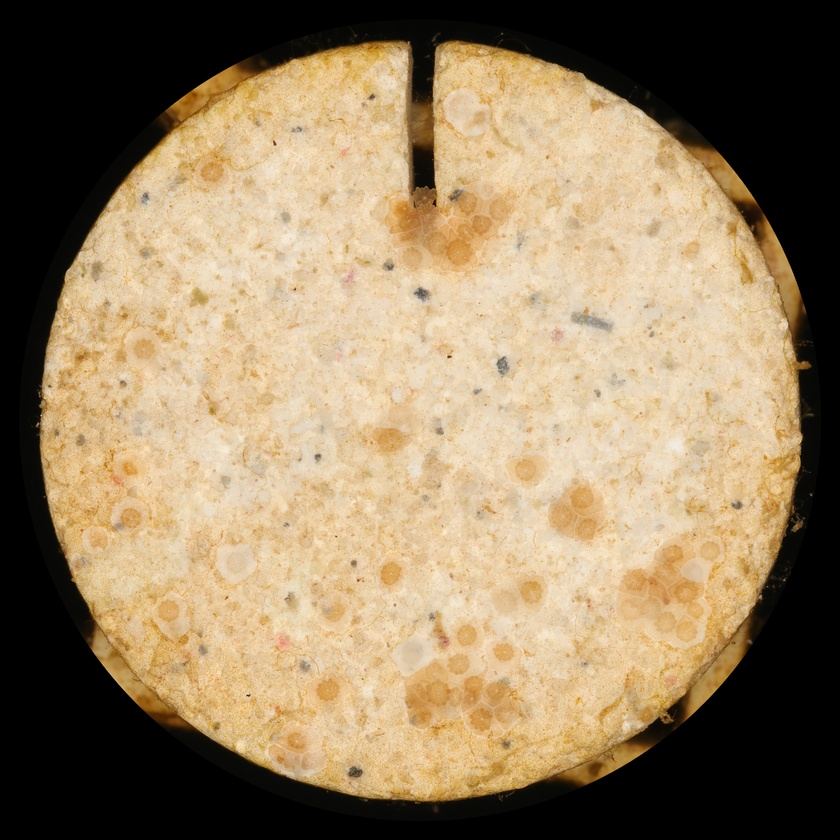
#> input picture images/32_T2_6_timepoint0.JPG, 840 x 840 px, shrunk from 3532 x 3532 before the run; its folder holds only this picture in this run
$ python texture_based.py
#> lines starting #> are read from the running program, lines starting #| are printed output that depends on the picture; after the words box and inside, x2 and y2 are one past the last pixel; in counts of white or black regions, pixels touching at a corner belong together
import glob
import os
import numpy as np
import cv2 as cv
from skimage.filters import gabor

# Directories for input images and saving results
IMAGES_PATH = r'C:\Users\az1do\Downloads\Compressed\CS136-TermProject-CoralBabies-main\CS136-TermProject-CoralBabies-main\images'
SAVE_DIR = r'C:\Users\az1do\Downloads\Compressed\CS136-TermProject-CoralBabies-main\CS136-TermProject-CoralBabies-main\src\segmentation\Texture_Based'

class Image:
    img = None
    name = ''

    def __init__(self, filepath):
        self.name, _ = os.path.splitext(os.path.basename(filepath))
        self.img = cv.imread(filepath)
        if self.img is None:
            print(f"Failed to load image: {filepath}")

def save_img(frame_name, img):
    if not os.path.exists(SAVE_DIR):
        os.makedirs(SAVE_DIR)  # Ensure save directory exists

    if img is not None:
        save_path = os.path.join(SAVE_DIR, f"{frame_name}_texture_based.jpg")
        print(f"Saving image: {frame_name}_texture_based.jpg\n")
        cv.imwrite(save_path, img)
    else:
        print("No image to save!\n")

def texture_based_segmentation(image):
    print("Applying Texture-Based Segmentation ...")

    # Convert the image to grayscale for texture processing
    gray = cv.cvtColor(image.img, cv.COLOR_BGR2GRAY)

    # Define Gabor filter parameters
    frequencies = [0.1, 0.2, 0.3]  # Example frequencies
    thetas = [0, np.pi/4, np.pi/2, 3*np.pi/4]  # Directions

    # Initialize an empty array to store the texture responses
    texture_features = np.zeros_like(gray, dtype=np.float32)

    # Apply Gabor filters to extract texture information
    for frequency in frequencies:
        for theta in thetas:
            filtered_real, _ = gabor(gray, frequency=frequency, theta=theta)
            texture_features += np.abs(filtered_real)  # Combine filter responses

    # Normalize texture features to 0-255 range
    texture_features = cv.normalize(texture_features, None, 0, 255, cv.NORM_MINMAX).astype(np.uint8)

    # Thresholding for segmentation (Otsu's method)
    _, segmented_image = cv.threshold(texture_features, 0, 255, cv.THRESH_BINARY + cv.THRESH_OTSU)

    return segmented_image

def process_images():
    Images = glob.glob(os.path.join(IMAGES_PATH, "*.JPG"))  # Load images from the directory

    if Images:
        print(f"Found {len(Images)} images. Starting processing...\n")

        for i, filepath in enumerate(Images, start=1):
            image = Image(filepath)
            if image.img is not None:
                print(f"Processing image {i}/{len(Images)}: {image.name}")
                result = texture_based_segmentation(image)
                if result is not None:
                    save_img(image.name, result)
            else:
                print(f"Skipping image {i}/{len(Images)} due to load error.")
#> this loop made 1 pass
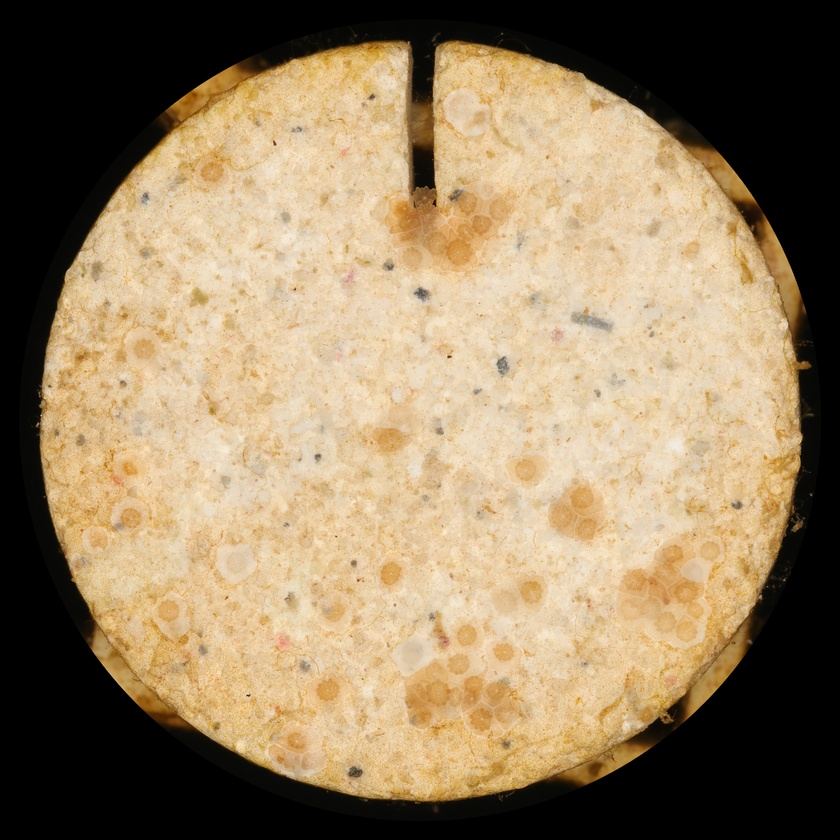
#> input picture images/32_T2_6_timepoint0.JPG, 840 x 840 px, shrunk from 3532 x 3532 before the run
#> pass 1, in texture_based_segmentation, `gray = cv.cvtColor(image.img, cv.COLOR_BGR2GRAY)`:
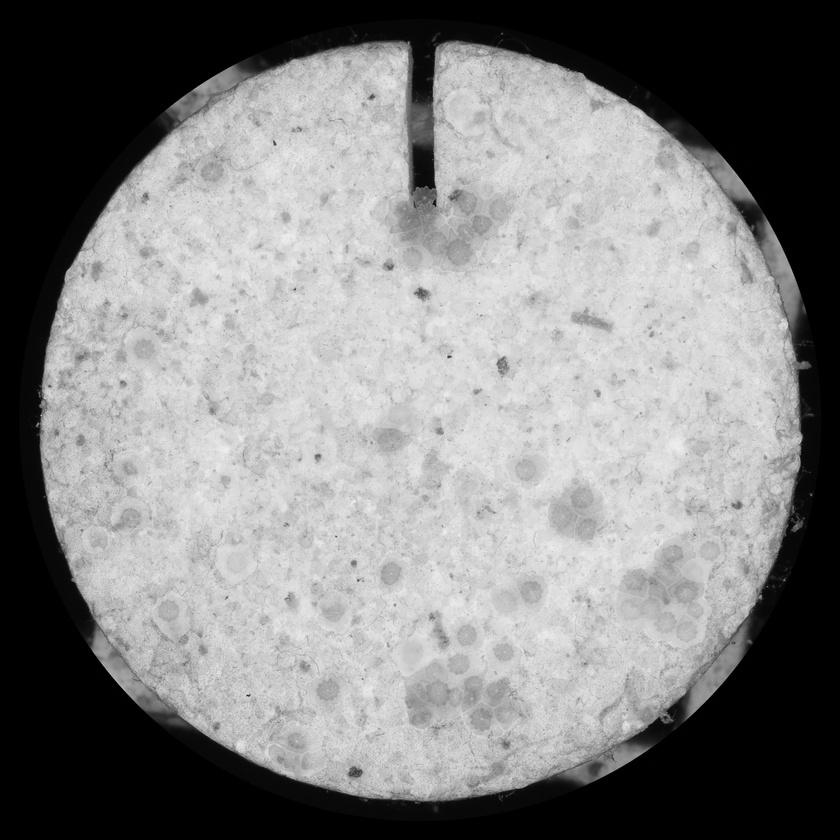
#> gray: shape (840, 840); min 0, max 241, mean 130.6
#> pass 1, in save_img, `cv.imwrite(save_path, img)`:
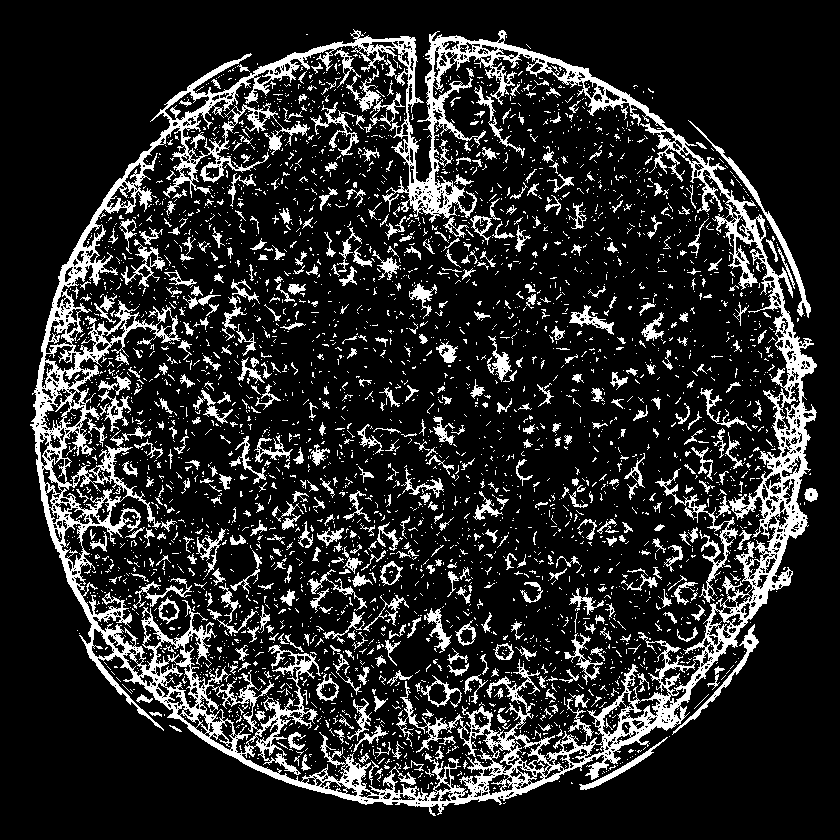
#> saved as 32_T2_6_timepoint0_texture_based.jpg: shape (840, 840); 16.3% white; 3801 white regions (3250 under 20 px), largest, box (x1, y1, x2, y2) and area: (30, 29, 817, 816) 59115, (655, 468, 738, 603) 1182, (688, 120, 811, 318) 1099
    else:
        print("No images found in the specified directory!\n")

    print("Processing complete!")

if __name__ == "__main__":
    process_images()

$ run again, on images/33.5_T1_4_timepoint0.JPG
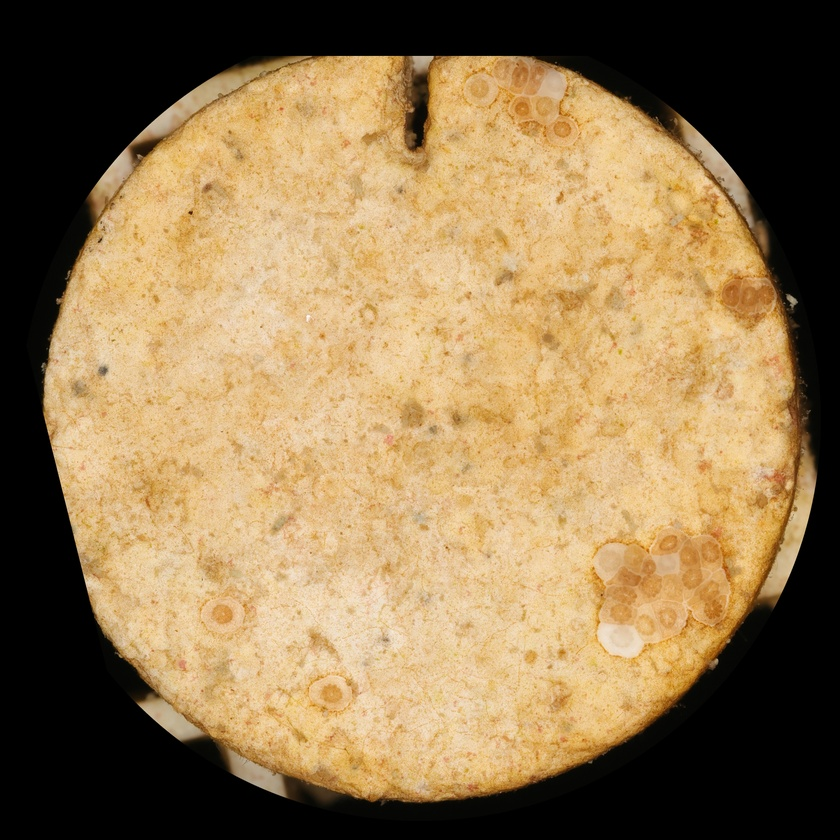
#> input picture images/33.5_T1_4_timepoint0.JPG, 840 x 840 px, shrunk from 3636 x 3636 before the run
#> the loop in process_images, `for i, filepath in enumerate(Images, start=1):` made 1 pass
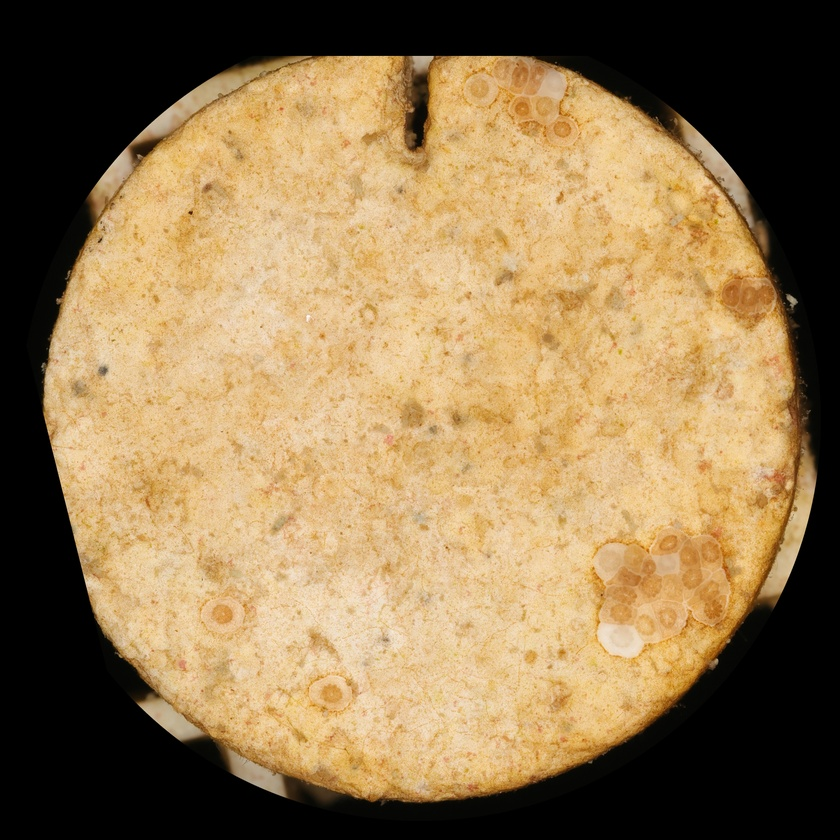
#> input picture images/33.5_T1_4_timepoint0.JPG, 840 x 840 px, shrunk from 3636 x 3636 before the run
#> pass 1, in texture_based_segmentation, `gray = cv.cvtColor(image.img, cv.COLOR_BGR2GRAY)`:
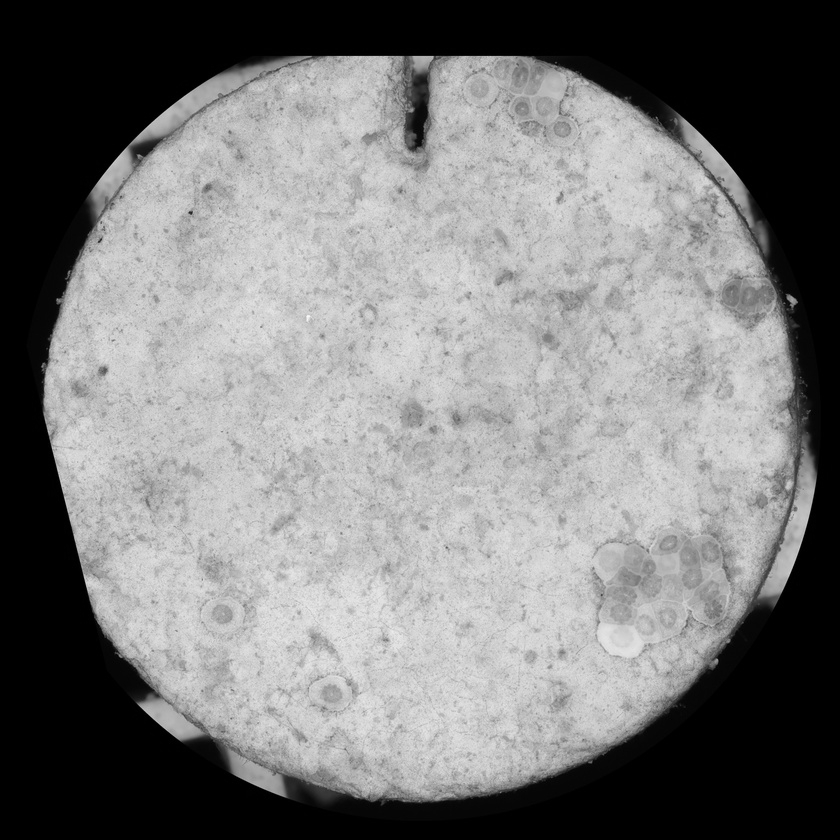
#> gray: shape (840, 840); min 0, max 248, mean 123.3
#> pass 1, in save_img, `cv.imwrite(save_path, img)`:
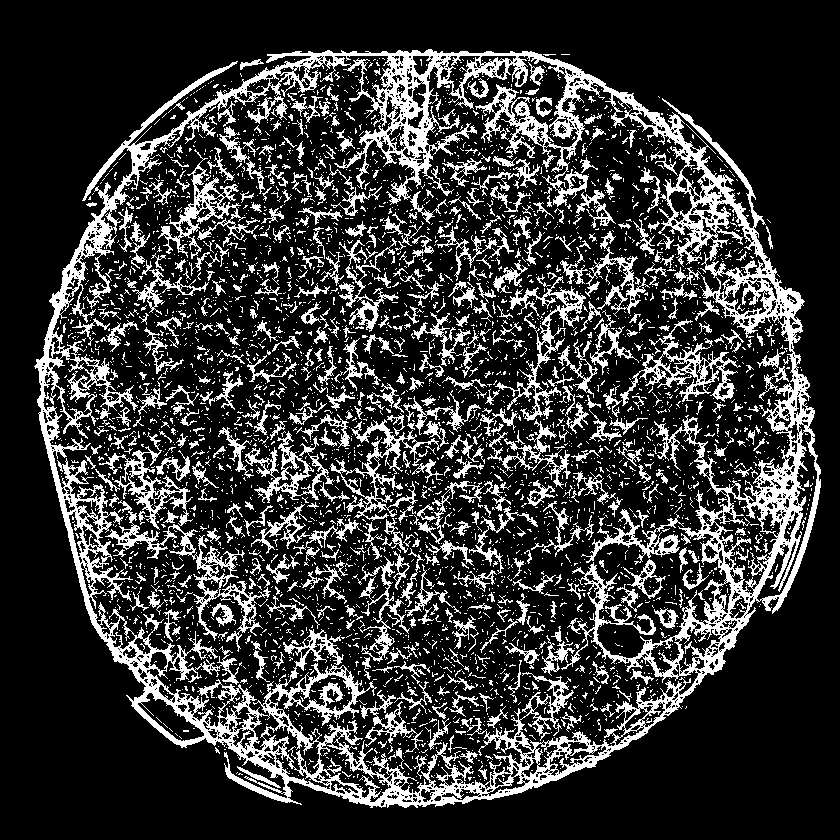
#> saved as 33.5_T1_4_timepoint0_texture_based.jpg: shape (840, 840); 21.3% white; 4254 white regions (3721 under 20 px), largest, box (x1, y1, x2, y2) and area: (34, 49, 821, 808) 68676, (105, 500, 271, 652) 2887, (620, 319, 741, 406) 2236

$ run again, on images/32_T2_6_timepoint1.JPG
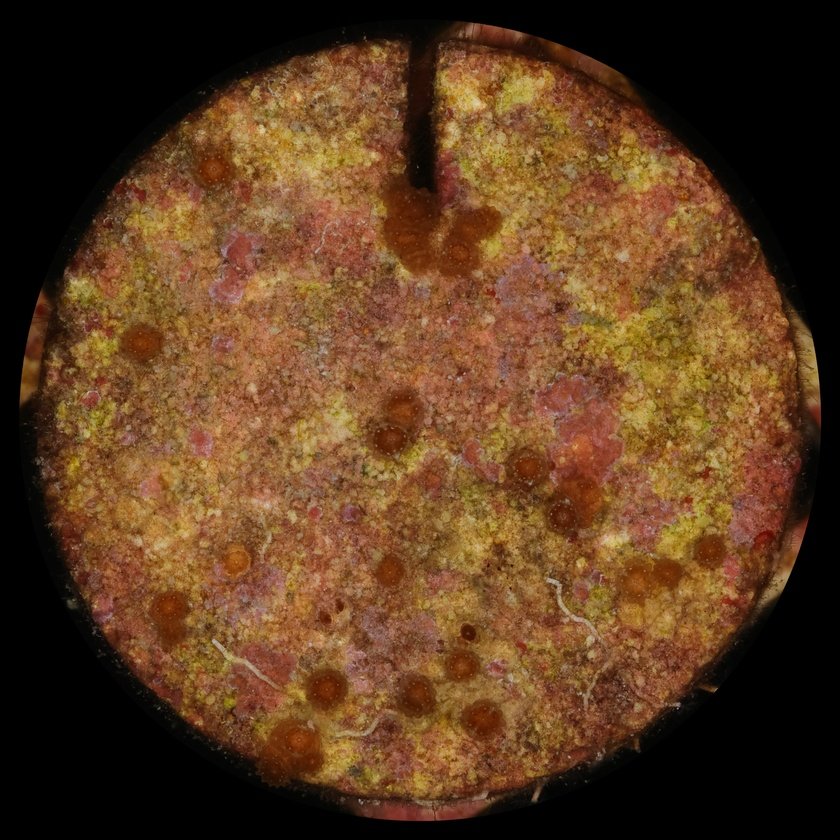
#> input picture images/32_T2_6_timepoint1.JPG, 840 x 840 px, shrunk from 3526 x 3526 before the run
#> the loop in process_images, `for i, filepath in enumerate(Images, start=1):` made 1 pass
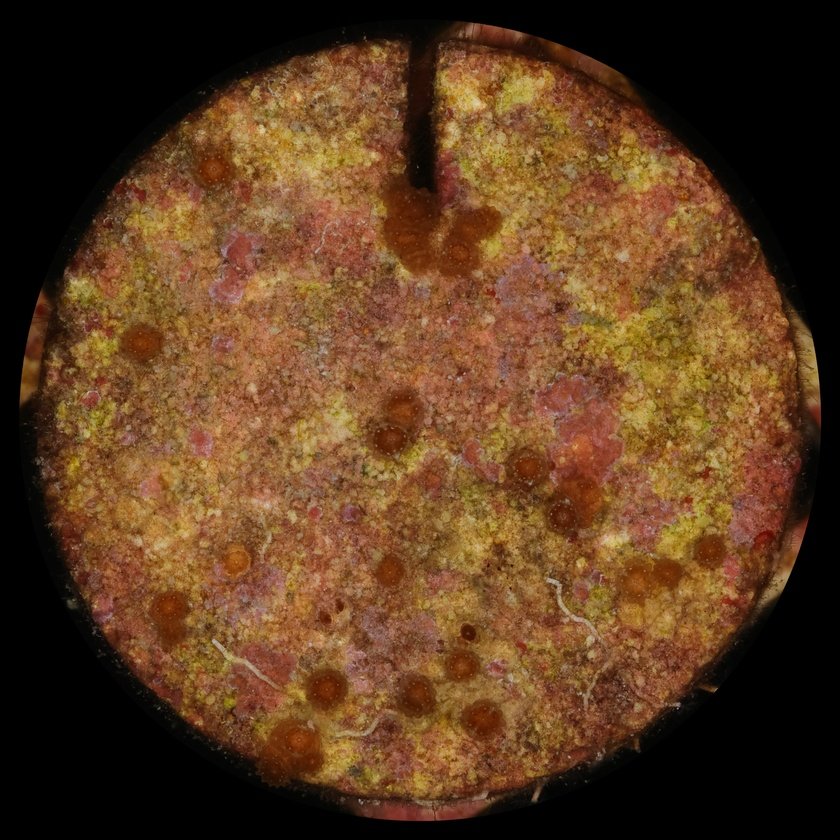
#> input picture images/32_T2_6_timepoint1.JPG, 840 x 840 px, shrunk from 3526 x 3526 before the run
#> pass 1, in texture_based_segmentation, `gray = cv.cvtColor(image.img, cv.COLOR_BGR2GRAY)`:
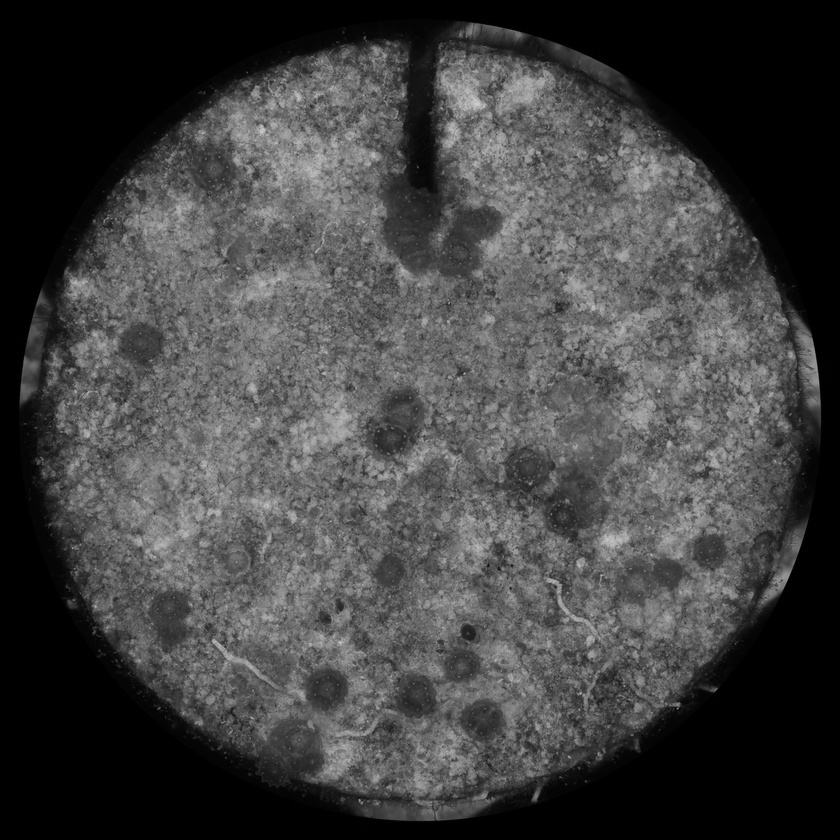
#> gray: shape (840, 840); min 0, max 206, mean 66.1
#> pass 1, in save_img, `cv.imwrite(save_path, img)`:
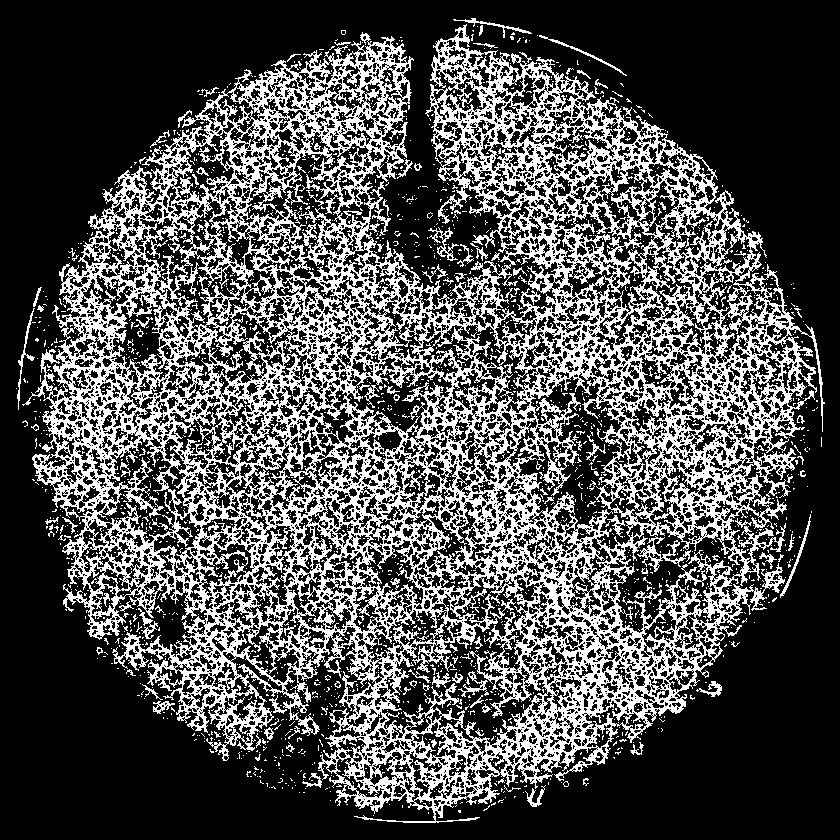
#> saved as 32_T2_6_timepoint1_texture_based.jpg: shape (840, 840); 30.7% white; 2419 white regions (2298 under 20 px), largest, box (x1, y1, x2, y2) and area: (22, 24, 825, 823) 202999, (637, 536, 691, 572) 480, (428, 227, 459, 261) 271
